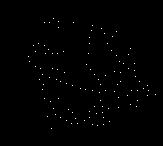
#> input picture inverse voronoi 2d/clustered.bmp, 163 x 146 px
$ python binarize_data.py '../../inverse voronoi 2d' out
#> lines starting #> are read from the running program, lines starting #| are printed output that depends on the picture; after the words box and inside, x2 and y2 are one past the last pixel; in counts of white or black regions, pixels touching at a corner belong together
### scripts/modules/stack_utils.py
import os, sys, shutil
import numpy as np
from pathlib import Path
from PIL import Image
from scipy.ndimage import distance_transform_edt

# [17 lines left out: functions load_image_stack, save_image_stack, compute_distance_transform, not called in this run]

def prep_folder(folder_path: str) -> None:
    """
    Clears all files and subfolders from the given folder if it exists,
    or creates the folder (and any missing parents) if it doesn't.
    """
    folder = Path(folder_path)
    if folder.exists():
        # Remove each child (file or directory) in the folder
        for child in folder.iterdir():
            if child.is_dir():
                shutil.rmtree(child)
            else:
                child.unlink()
    else:
        # Create the folder (and parents) if it doesn’t exist
        folder.mkdir(parents=True, exist_ok=True)

def validate_folder(folder_path: str) -> None:
    if not folder_path.exists():
        print(f"Error: input folder '{folder_path}' does not exist.", file=sys.stderr)
        sys.exit(1)
    if not folder_path.is_dir():
        print(f"Error: '{folder_path}' is not a directory.", file=sys.stderr)
        sys.exit(1)

### scripts/modules/binarize_data.py
import os, cv2, argparse, sys
from pathlib import Path
import numpy as np
from modules.stack_utils import prep_folder, validate_folder

def convert_ct_images_to_binary(input_folder, output_folder, bump=0):
#> called with bump = 0
    prep_folder(output_folder)

    # 1) collect all the .bmp paths
    files = [f for f in os.listdir(input_folder) if f.lower().endswith('.bmp')]
    if not files:
        print("No .bmp files found in", input_folder)
        return

    # 2) load every image and stash both its flattened pixels and the image itself
    all_pixels = []
    images = []
    for fn in files:
        path = os.path.join(input_folder, fn)
        img = cv2.imread(path, cv2.IMREAD_GRAYSCALE)
#> img: shape (146, 163); 0.46% white in thin lines or dots, all inside (x1, y1, x2, y2) = (28, 18, 156, 129)
        if img is None:
            print(f"Warning: could not load {fn}, skipping.")
            continue
        images.append((fn, img))
        all_pixels.append(img.ravel())

    # 3) concatenate into one long row and compute Otsu on it
    all_pixels = np.concatenate(all_pixels).reshape(1, -1)
    otsu_T, _ = cv2.threshold(
        all_pixels, 0, 255,
        cv2.THRESH_BINARY + cv2.THRESH_OTSU
    )
#> otsu_T = 106
    print(f"Global Otsu threshold: {otsu_T}")
#| Global Otsu threshold: 106.0

    # 4) optionally bump it up so your mid-grays stay black
    T = min(255, int(otsu_T) + bump)
#> T = 106
    print(f"Using T = {T} for all slices")
#| Using T = 106 for all slices

    # 5) apply the same T to every image and save
    for fn, img in images:
        _, binary = cv2.threshold(img, T, 255, cv2.THRESH_BINARY)
        outp = os.path.join(output_folder, fn)
        cv2.imwrite(outp, binary)
        print(f"Processed and saved {fn}")
#> this loop made 2 passes
#> fn on passes 1 to 2: 'clustered.bmp', 'input.bmp'
#| Processed and saved clustered.bmp
#| Processed and saved input.bmp
#> pass 2, in convert_ct_images_to_binary, `_, binary = cv2.threshold(img, T, 255, cv2.THRESH_BINARY)`:
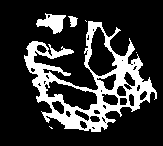
#> binary: shape (146, 163); 20.7% white; 6 white regions (3 under 20 px), largest, box (x1, y1, x2, y2) and area: (24, 21, 157, 132) 4504, (36, 13, 66, 34) 341, (68, 16, 78, 27) 70

# Example usage:
if __name__ == '__main__':
    parser = argparse.ArgumentParser(description="Binarizes the images in the input folder and sends them to the output folder.")
    parser.add_argument("input_folder", type=Path, help="Path to the input folder (must already exist).")
    parser.add_argument("output_folder", type=Path, help="Path to the output folder (will be cleared or created).")
    args = parser.parse_args()
    validate_folder(args.input_folder)

    convert_ct_images_to_binary(args.input_folder, args.output_folder)
